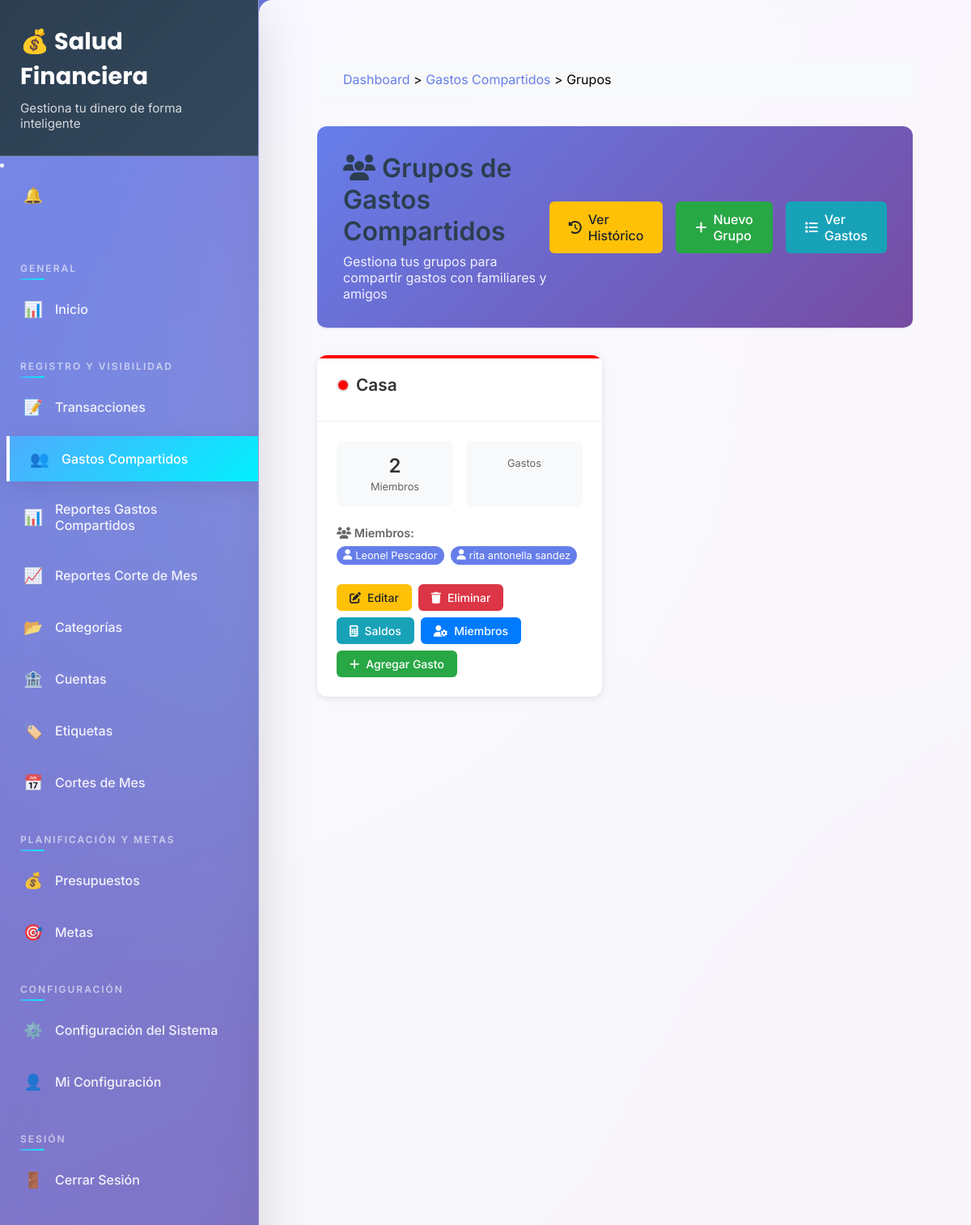
The app's page /finanzas/grupos/ (signed in) with its own data.
### finanzas/models.py (models this page shows, shortened)
class GrupoGastosCompartidos(models.Model):
    nombre = models.CharField(max_length=100)
    descripcion = models.TextField(blank=True, null=True)
    icono = models.CharField(max_length=50, default='🏠')
    color = models.CharField(max_length=7, default='#3498db')
    miembros = models.ManyToManyField(User, related_name='grupos_gastos_compartidos')
    creador = models.ForeignKey(User, on_delete=models.CASCADE, related_name='grupos_creados')
    activo = models.BooleanField(default=True)
    fecha_creacion = models.DateTimeField(auto_now_add=True)
    fecha_modificacion = models.DateTimeField(auto_now=True)
    class Meta:
        ordering = ['nombre']

### finanzas/views.py (the view)
# urls.py: path('grupos/', views.grupos_gastos_compartidos_lista, name='grupos_gastos_compartidos_lista'),
@login_required
def grupos_gastos_compartidos_lista(request):
    grupos = GrupoGastosCompartidos.objects.filter(miembros=request.user, activo=True).order_by('nombre')
    context = {
        'grupos': grupos,
    }
    return render(request, 'gastos_compartidos/grupos_lista.html', context)

### finanzas/context_processors.py (called while the page is built)
def notificaciones_no_leidas(request):
    if request.user.is_authenticated:
        count = Notificacion.objects.filter(usuario=request.user, leida=False).count()
        return {'notificaciones_no_leidas_count': count}
    return {'notificaciones_no_leidas_count': 0}

### finanzas/templates/gastos_compartidos/grupos_lista.html (shortened to what this page needs)
{% extends 'base/base.html' %}
{% load static %}
{% block extra_head %}
    <link rel="stylesheet" href="{% static 'css/gastos_compartidos.css' %}">
{% endblock %}
{% block content %}
<div class="grupos-container">
    <div class="breadcrumb">
        <a href="{% url 'dashboard' %}">Dashboard</a> &gt;
        <a href="{% url 'dashboard_gastos_compartidos' %}">Gastos Compartidos</a> &gt;
        <span>Grupos</span>
    </div>
    <div class="page-header">
        <div>
            <h1>
                <i class="fas fa-users"></i>
                Grupos de Gastos Compartidos
            </h1>
            <p>Gestiona tus grupos para compartir gastos con familiares y amigos</p>
        </div>
        <div class="header-actions">
            <a href="{% url 'historico_gastos_compartidos' %}" class="btn btn-warning">
                <i class="fas fa-history"></i> Ver Histórico
            </a>
            <a href="{% url 'grupo_gastos_compartidos_crear' %}" class="btn btn-success">
                <i class="fas fa-plus"></i> Nuevo Grupo
            </a>
            <a href="{% url 'gastos_compartidos_lista' %}" class="btn btn-info">
                <i class="fas fa-list"></i> Ver Gastos
            </a>
        </div>
    </div>
    {% if grupos %}
        <div class="grupos-grid">
            {% for grupo in grupos %}
            <div class="grupo-card">
                <div class="grupo-header">
                    <div class="grupo-color" style="--grupo-color: {{ grupo.color }};"></div>
                    <h3 class="grupo-title">
                        <span class="grupo-color-badge" style="background-color: {{ grupo.color }};"></span>
                        {{ grupo.nombre }}
                    </h3>
                </div>
                <div class="grupo-body">
                    <div class="grupo-stats">
                        <div class="stat-item">
                            <span class="stat-value">{{ grupo.miembros.count }}</span>
                            <span class="stat-label">Miembros</span>
                        </div>
                        <div class="stat-item">
                            <span class="stat-label">Gastos</span>
                        </div>
                    </div>
                    <div class="grupo-members">
                        <div class="members-title">
                            <i class="fas fa-users"></i> Miembros:
                        </div>
                        <div class="members-list">
                            {% for miembro in grupo.miembros.all %}
                            <span class="member-tag">
                                <i class="fas fa-user"></i>
                                {{ miembro.get_full_name|default:miembro.username }}
                            </span>
                            {% endfor %}
                        </div>
                    </div>
                    <div class="grupo-actions">
                        {% if grupo.creador == request.user %}
                        <a href="{% url 'grupo_gastos_compartidos_editar' grupo.pk %}" class="btn btn-warning btn-sm">
                            <i class="fas fa-edit"></i> Editar
                        </a>
                        <a href="{% url 'grupo_gastos_compartidos_eliminar' grupo.pk %}" class="btn btn-danger btn-sm">
                            <i class="fas fa-trash"></i> Eliminar
                        </a>
                        {% endif %}
                        <a href="{% url 'saldos_grupo' grupo.pk %}" class="btn btn-info btn-sm">
                            <i class="fas fa-calculator"></i> Saldos
                        </a>
                        <a href="{% url 'miembros_grupo' grupo.pk %}" class="btn btn-primary btn-sm">
                            <i class="fas fa-user-cog"></i> Miembros
                        </a>
                        <a href="{% url 'gasto_compartido_crear' %}?grupo={{ grupo.pk }}" class="btn btn-success btn-sm">
                            <i class="fas fa-plus"></i> Agregar Gasto
                        </a>
                    </div>
                </div>
            </div>
            {% endfor %}
        </div>
    {% endif %}
</div>
{% endblock %}

### finanzas/static/css/gastos_compartidos.css (style rules this page uses)
.page-header { display: flex; justify-content: space-between; align-items: center; margin-bottom: 30px; padding-bottom: 15px; border-bottom: 2px solid #e9ecef; }
.page-header h1 { margin: 0; color: #2c3e50; font-size: 2.2rem; }
.btn-primary, .btn-secondary, .btn-danger, .btn-warning { padding: 12px 25px; border-radius: 25px; text-decoration: none; font-size: 1rem; font-weight: 500; transition: all 0.3s ease; border: none; cursor: pointer; }
.btn-primary { background: #3498db; color: white; }
.btn-danger { background: #e74c3c; color: white; }
.btn-warning { background: #f39c12; color: white; }

### finanzas/templates/gastos_compartidos/grupos_lista.html (style rules this page uses)
.grupos-container { max-width: 1200px; margin: 0 auto; padding: 2rem; }
.page-header { background: linear-gradient(135deg, #667eea 0%, #764ba2 100%); color: white; padding: 2rem; border-radius: 12px; margin-bottom: 2rem; display: flex; justify-content: space-between; align-items: center; }
.page-header h1 { margin: 0; font-size: 2rem; font-weight: 600; }
.page-header p { margin: 0.5rem 0 0 0; opacity: 0.9; }
.header-actions { display: flex; gap: 1rem; }
.btn { padding: 0.75rem 1.5rem; border: none; border-radius: 6px; font-size: 1rem; cursor: pointer; text-decoration: none; display: inline-flex; align-items: center; gap: 0.5rem; transition: all 0.3s ease; font-weight: 500; }
.btn-primary { background: #007bff; color: white; }
.btn-success { background: #28a745; color: white; }
.btn-info { background: #17a2b8; color: white; }
.btn-warning { background: #ffc107; color: #212529; }
.btn-danger { background: #dc3545; color: white; }
.btn-sm { padding: 0.5rem 1rem; font-size: 0.875rem; }
.grupos-grid { display: grid; grid-template-columns: repeat(auto-fill, minmax(350px, 1fr)); gap: 2rem; margin-bottom: 2rem; }
.grupo-card { background: white; border-radius: 12px; box-shadow: 0 2px 8px rgba(0,0,0,0.1); overflow: hidden; transition: transform 0.3s ease, box-shadow 0.3s ease; }
.grupo-header { padding: 1.5rem; border-bottom: 1px solid #e9ecef; position: relative; }
.grupo-color { position: absolute; top: 0; left: 0; right: 0; height: 4px; background: var(--grupo-color, #667eea); }
.grupo-title { margin: 0 0 0.5rem 0; font-size: 1.3rem; font-weight: 600; color: #333; display: flex; align-items: center; gap: 0.5rem; }
.grupo-color-badge { width: 16px; height: 16px; border-radius: 50%; border: 2px solid #ddd; }
.grupo-body { padding: 1.5rem; }
.grupo-stats { display: grid; grid-template-columns: 1fr 1fr; gap: 1rem; margin-bottom: 1.5rem; }
.stat-item { text-align: center; padding: 1rem; background: #f8f9fa; border-radius: 8px; }
.stat-value { font-size: 1.5rem; font-weight: 600; color: #333; display: block; }
.stat-label { font-size: 0.8rem; color: #666; margin-top: 0.25rem; }
.grupo-members { margin-bottom: 1.5rem; }
.members-title { font-size: 0.9rem; font-weight: 600; color: #666; margin-bottom: 0.5rem; }
.members-list { display: flex; flex-wrap: wrap; gap: 0.5rem; }
.member-tag { background: #667eea; color: white; padding: 0.25rem 0.5rem; border-radius: 12px; font-size: 0.8rem; display: flex; align-items: center; gap: 0.25rem; }
.grupo-actions { display: flex; gap: 0.5rem; flex-wrap: wrap; }
.breadcrumb { background: #f8f9fa; padding: 1rem 2rem; border-radius: 8px; margin-bottom: 2rem; }
.breadcrumb a { color: #667eea; text-decoration: none; }

### records on screen
GrupoGastosCompartidos: nombre "Casa", miembros.count "2", shows "Editar"

### other values on screen
{{ miembro.get_full_name|default:miembro.username }} "Leonel Pescador"
{{ miembro.get_full_name|default:miembro.username }} "rita antonella sandez"
